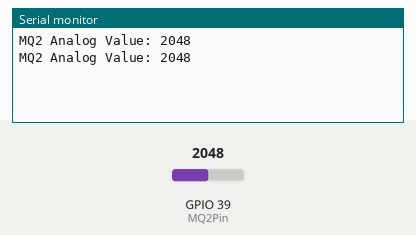
The sketch below on a simulated ESP32. On the bench: the last lines printed to the serial monitor. Inputs (shaded band) come from the test bench; at power-on: GPIO 39 (MQ2Pin) = 2048.

Above: at 1.8 s.
1.9 s: GPIO 39 (MQ2Pin) set to 2866
At 2.8 s:
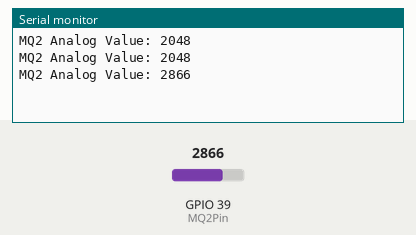
3.4 s: GPIO 39 (MQ2Pin) set to 3603
At 4.8 s:
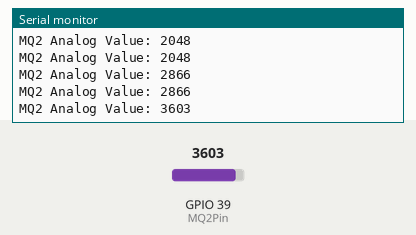
Timing chart, 0 to 6.4 s (numbered marks = the images above; inputs shaded):
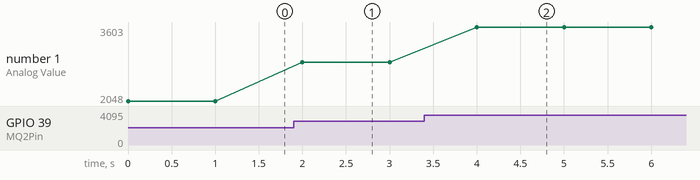

Measured:
- after the input at 1.9 s, the serial monitor: prints a new line after 0.10 s (image 1)
- after the input at 3.4 s, the serial monitor: prints a new line after 0.60 s (image 2)
- plotted number 1: 2048 → 2866 after the input at 1.9 s, 2866 → 3603 after the input at 3.4 s

The sketch:

mq2_sensor.ino
```cpp
int MQ2Pin = 39;  //  Define the analog pin for the MQ2 sensor(detect LPG, methane, smoke, and hydrogen)
int MQ2Value = 0; // Variable to store the analog reading

void setup() {
  Serial.begin(115200);
}

void loop() {
  // Read the analog value from the MQ2 sensor
  MQ2Value = analogRead(MQ2Pin);

  // Display the analog value in the Serial Monitor
  Serial.print("MQ2 Analog Value: ");
  Serial.println(MQ2Value);

  // Delay for stability
  delay(1000);
}
```
